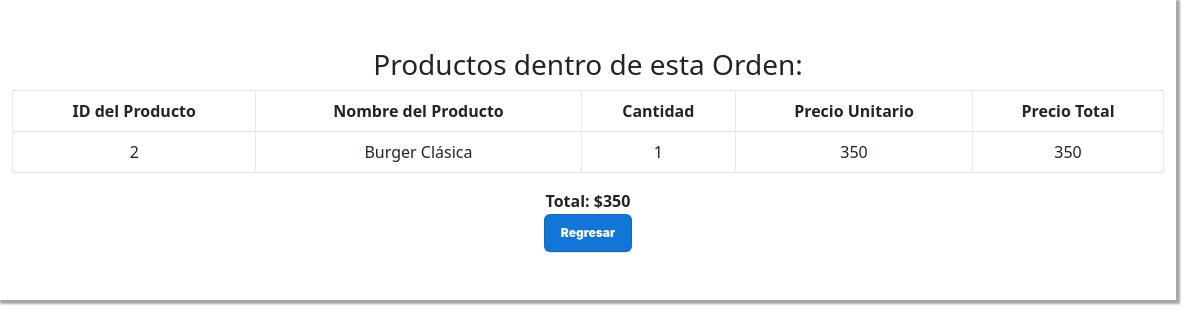
The app's page /PAGINA_VerOrden.php?id=1 with its own data.
### tables this page shows
CREATE TABLE `detalles_orden` (
  `id_detalle_orden` int(10) PRIMARY KEY NOT NULL AUTO_INCREMENT COMMENT 'ID de la línea',  
  `orden` int(10) NULL COMMENT 'ID de la orden',
  `producto_det` int(10) NULL COMMENT 'ID del producto de la línea',
  `cantidad_producto` int(10) NOT NULL COMMENT 'Cantidad del producto de la línea',
  CONSTRAINT orden FOREIGN KEY (orden) REFERENCES orden(id_orden),
  CONSTRAINT producto_det FOREIGN KEY (producto_det) REFERENCES producto(id_producto)
);

CREATE TABLE `producto` (
  `id_producto` int(10) PRIMARY KEY NOT NULL AUTO_INCREMENT COMMENT 'ID del Producto',
  `nombre` varchar(30) NOT NULL COMMENT 'Nombre del Producto',
  `precio` int(20) NOT NULL COMMENT 'Precio del Producto',
  `tipo` varchar(15) NOT NULL COMMENT 'Tipo de producto (Hamburguesa, Bebida, Acompañamiento).',
  `descripcion` varchar(180) NULL COMMENT 'Descripcion del Producto'
);

### modelo/conexion.php (called while the page is built)
<?php
class Conectar{
    public static function conexion (){
        try{
            $host ="localhost";
            $user ="root";
            $pass="";
            $bd="proyecto_grupo2";
            $con = mysqli_connect($host,$user,$pass);
            mysqli_select_db($con,$bd);
            return $con;
        }catch(Exception $e){
    die('Error'.$e->getMessage());
    echo "La linea de error " . $e->getLine();
        }
    }
    }
?>

### modelo/Orden.php (called while the page is built, shortened)
<?php
class Orden
{
    private $con;
    private $detalles_orden;
    public function __construct()
    {
        require_once("conexion.php");
        $this->con = conectar::conexion();
    }
    public function listar_productos_orden($id_orden)
    {
        $sql = "SELECT producto.id_producto as id_producto, detalles_orden.id_detalle_orden as identificador_detalle,
        producto.nombre as nombre,
        detalles_orden.cantidad_producto as cantidad,
        producto.precio as precio_linea, producto.precio*detalles_orden.cantidad_producto as total_linea
        FROM detalles_orden , producto
        WHERE detalles_orden.orden = $id_orden AND detalles_orden.producto_det = producto.id_producto ORDER BY id_detalle_orden";
        $result = mysqli_query($this->con, $sql);
        while ($filas = mysqli_fetch_array($result)) {
            $this->detalles_orden[] = $filas;
        }
        return $this->detalles_orden;
    }
}
?>

### vista/Productos_Orden_ADMIN_VISTA.php (the view, shortened to what this page needs)
<!DOCTYPE html>
<html lang="es">
<head>
</head>
<body>
    <div class="div-menu">
        <h3 class="centrado">Productos dentro de esta Orden:</h3>
        <form method="POST">
            <table class="table table-bordered">
                <thead>
                    <tr>
                        <th>ID del Producto</th>
                        <th>Nombre del Producto</th>
                        <th>Cantidad</th>
                        <th>Precio Unitario</th>
                        <th>Precio Total</th>
                    </tr>
                </thead>
        </form>
        <tbody>
            <?php $precio_total = 0;
               foreach ($resultado as $detalle) : ?>
                <tr>
                    <td><?php echo $detalle['id_producto'] ?></td>
                    <td><?php echo $detalle['nombre'] ?></td>
                    <td><?php echo $detalle['cantidad'] ?></td>
                    <td><?php echo $detalle['precio_linea'] ?></td>
                    <td><?php $precio_total = $precio_total + $detalle['total_linea'];
                           echo $detalle['total_linea'] ?></td>
                </tr>
            <?php endforeach; ?>
        </tbody>
        <div class="centrado"><b>Total: $<?php echo $precio_total; ?></b></div>
        <div class="centrado"><button class="button-2"><a href="PAGINA_GestionOrdenes.php" style="color:white; text-decoration:none;">Regresar</a></button></div>
    </div>
</body>
</html>

### assets/styles2.css (style rules this page uses)
body { font-family: 'Roboto', sans-serif; background-repeat: no-repeat; background-size: cover; }
table.table tr th, table.table tr td { border-color: #e9e9e9; }
table.table td:last-child { width: fit-content; }
.button-2 { appearance: none; background-color: #1077d8; border: 1px solid rgba(27, 31, 35, .15); border-radius: 6px; box-shadow: rgba(27, 31, 35, .1) 0 1px 0; box-sizing: border-box; color: #fff; cursor: pointer; display: inline-block; font-family: -apple-system, system-ui, "Segoe UI", Helvetica, Arial, sans-serif, "Apple Color Emoji", "Segoe UI Emoji"; font-size: 12px; font-weight: 900; line-height: 16px; padding: 10px 16px; margin-top: 1px; }
.centrado { text-align: center; }
.div-menu { display: block; width: max-content; background: #fff; margin: 0 auto; padding: 3em; margin-bottom: 3em; margin-top: 3em; -webkit-box-shadow: 2px 2px 2px 2px rgba(0, 0, 0, 0.35); text-align: center; }

### records on screen
detalles_orden: producto_det.id_producto "2", producto_det.nombre "Burger Clásica", cantidad_producto "1", producto_det.precio "350", total_linea "350"

### other values on screen
$precio_total "350"
